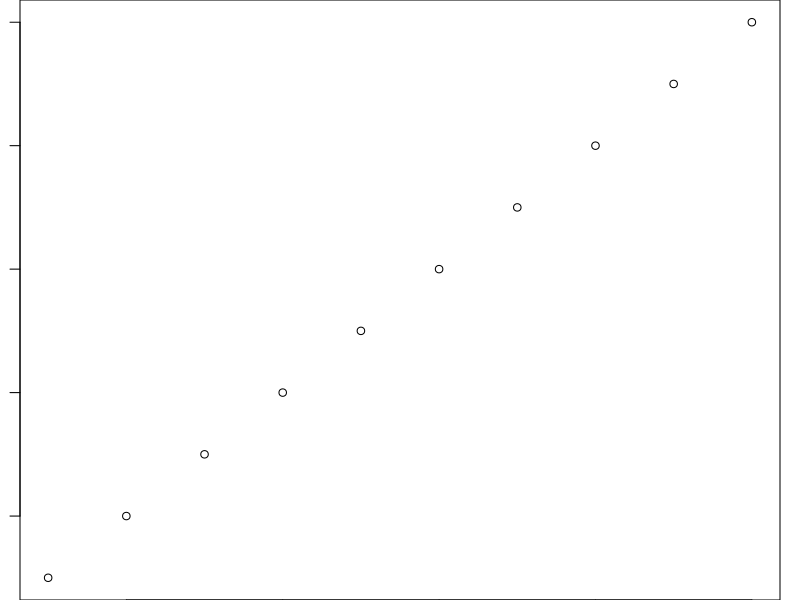

Here is the R script that generated this plot:
## ---- chunk 1
knitr::opts_chunk$set(collapse = TRUE)
## ---- chunk 2
summary(cars)
fit <- lm(dist ~ speed, data = cars)
fit
## ---- chunk 3
par(mar = c(0, 1, 0, 1))
plot(1:10)
